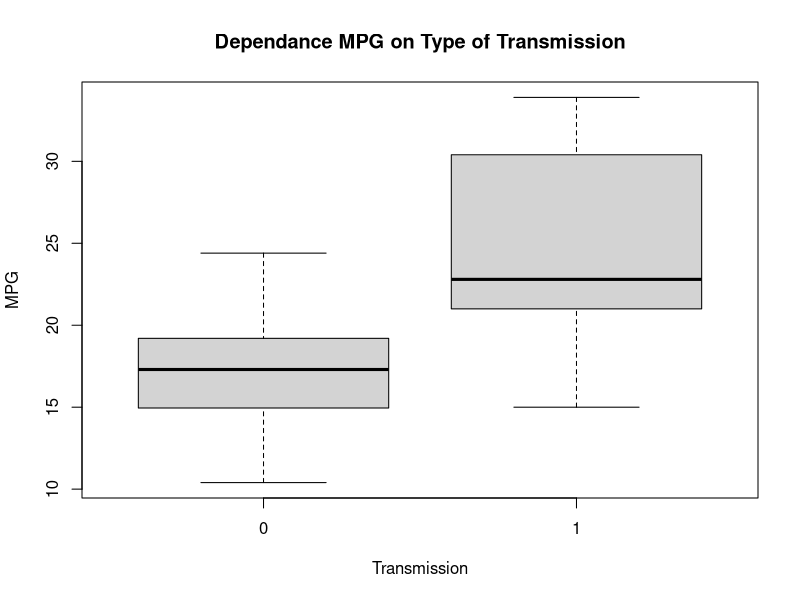

Recreate this plot in R.
## ---- chunk 1
auto <- mtcars$mpg[mtcars$am==0]
manual <- mtcars$mpg[mtcars$am==1]
test <- t.test(auto, manual)
test$p.value
## ---- chunk 2
boxplot(mpg ~ as.factor(am), data=mtcars,
        main = "Dependance MPG on Type of Transmission",
        xlab = "Transmission", ylab = "MPG")
